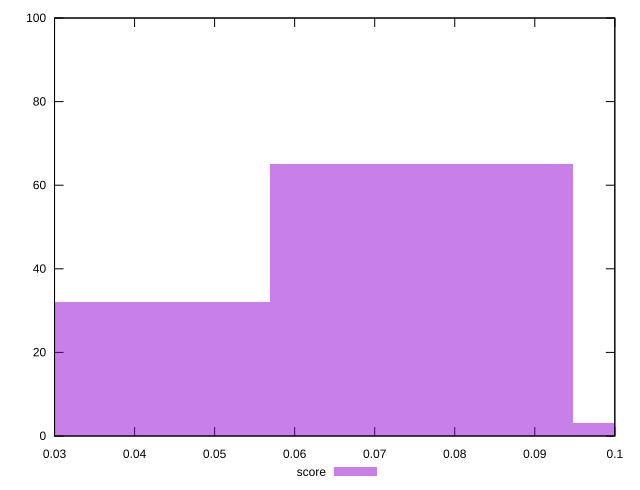

This figure's gnuplot source:
reset

$score <<EOF
0.03792763480138855 32
0.0758552696027771 65
0.11378290440416564 3
EOF

set key outside below
set boxwidth 0.03792763480138855
set xrange [0.03:0.1]
set yrange [0:100]
set trange [0:100]
set style fill transparent solid 0.5 noborder
set terminal svg size 640, 490 enhanced background rgb 'white'
set output "report_00013_2021-02-09T12-04-24.940Z/interactive/samples/pages+cached/score/histogram.svg"

plot $score title "score" with boxes

reset
